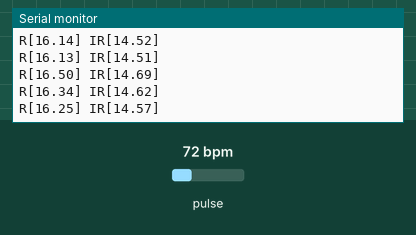
This sketch was run on a simulated Arduino Uno, built with avr-gcc and run on an emulated ATmega328P. On the bench: the last lines printed to the serial monitor. Inputs (shaded band) come from the test bench; at power-on: pulse 72 bpm.

Above: at 1.2 s.
1.3 s: pulse set to 42 bpm
At 1.33 s:
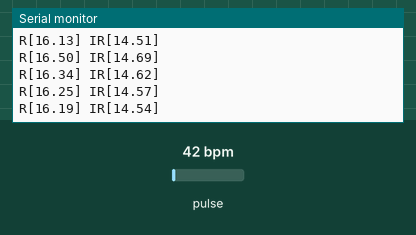
2.8 s: pulse set to 70 bpm
At 2.9 s:
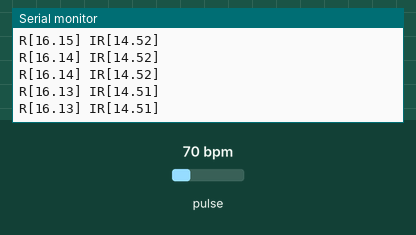
Timing chart, 0 to 5.8 s (numbered marks = the images above; inputs shaded):
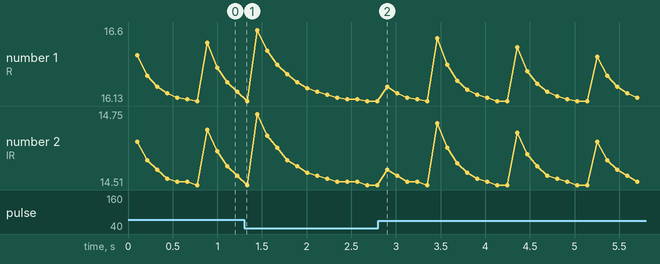

Measured:
- plotted number 1: 16.13 → 16.59 after the input at 2.8 s

The sketch:

cek_IR.ino
```cpp
#include <Wire.h>
#include "MAX30100_PulseOximeter.h"

// Create a MAX30100 object
MAX30100 sensor;

void setup() {
    Serial.begin(115200);

    Serial.print("Initializing MAX30100..");

    // Initialize sensor
      if (!sensor.begin()) {
          Serial.println("FAILED");
          for(;;);
      } else {
          Serial.println("SUCCESS");
      }

    // Configure sensor
    configureMax30100();
}

void loop() {
    uint16_t ir, red;

    sensor.update();

    delay(100);
    while (sensor.getRawValues(&ir, &red)) {

      float sample = (3.3*ir)/4095;
      float sample2 = (3.3*red)/4095;
		Serial.print("R[");
		Serial.print(sample);
		Serial.print("] IR[");
		Serial.print(sample2);
		Serial.println("]");
    }
    delay(10);
}

void configureMax30100() {
  sensor.setMode(MAX30100_MODE_SPO2_HR);
  sensor.setLedsCurrent(MAX30100_LED_CURR_24MA, MAX30100_LED_CURR_24MA);
  sensor.setLedsPulseWidth(MAX30100_SPC_PW_1600US_16BITS);
  sensor.setSamplingRate(MAX30100_SAMPRATE_100HZ);
  // sensor.setHighresModeEnabled(true);
}
```
